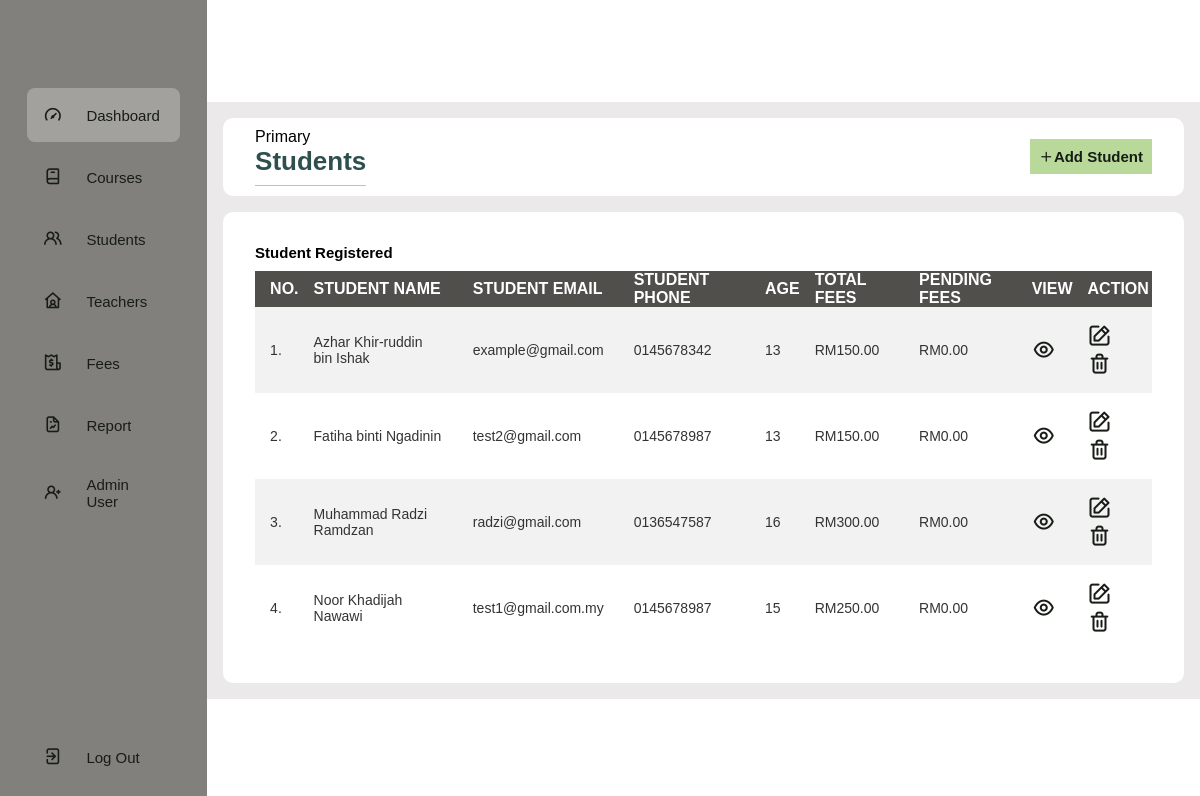
/student_admin.php, run on the app's committed database.
### tables this page shows
CREATE TABLE `student` (
  `id` int(10) UNSIGNED NOT NULL,
  `stud_name` varchar(100) NOT NULL,
  `ic` varchar(100) NOT NULL,
  `email` varchar(100) NOT NULL,
  `age` int(11) NOT NULL,
  `phone_num` varchar(100) NOT NULL,
  `course_fee` decimal(10,2) NOT NULL,
  `pending_fee` decimal(10,2) NOT NULL
);

### student_admin.php (the view, shortened to what this page needs)
<?php include('config/constant.php') ?>
<!DOCTYPE html>
<html lang="en">
<head>
    <link rel="stylesheet" href="./css/admin.css">
    <link rel="stylesheet" href="./css/added.css">
    <link rel="stylesheet" href="https://unicons.iconscout.com/release/v4.0.8/css/line.css">
</head>
<body>
    <div class="sidebar">
        <div class="logo"></div>
            <ul class="menu">
                <li class="active">
                    <a href="admin.php">
                        <i class="uil uil-tachometer-fast"></i>
                        <span>Dashboard</span>
                    </a>
                </li>
                <li>
                    <a href="courses_admin.php">
                        <i class="uil uil-book-alt"></i>
                        <span>Courses</span>
                    </a>
                </li>
                <li>
                    <a href="student_admin.php">
                        <i class="uil uil-users-alt"></i>
                        <span>Students</span>
                    </a>
                </li>
                <li>
                    <a href="teacher_admin.php">
                        <i class="uil uil-house-user"></i>
                        <span>Teachers</span>
                    </a>
                </li>
                <li>
                    <a href="fee_admin.php">
                        <i class="uil uil-bill"></i>
                        <span>Fees</span>
                    </a>
                </li>
                <li>
                    <a href="report.php">
                        <i class="uil uil-file-graph"></i>
                        <span>Report</span>
                    </a>
                </li>
                <li>
                    <a href="admin_user.php">
                        <i class="uil uil-user-plus"></i>
                        <span>Admin User</span>
                    </a>
                </li>
                <li class="logout">
                    <a href="logout.php">
                        <i class="uil uil-signout"></i>
                        <span>Log Out</span>
                    </a>
                </li>
            </ul>
    </div>
    <div class="main--content">
        <div class="header--wrapper">
            <div class="header--title">
                <span>Primary</span>
                <h2>Students</h2>
            </div>
                <a href="add_student.php" class="btn-primary"><i class="uil uil-plus"></i>Add Student</a>
                </div>
                <div class="tabular--wrapper">
                    <h1 class="main--title">Student Registered </h1>
                    <div class="table-container">
                        <table>
                            <thead>
                                <tr>
                                    <th>NO.</th>
                                    <th>STUDENT NAME</th>
                                    <th>STUDENT EMAIL</th>
                                    <th>STUDENT PHONE</th>
                                    <th>AGE</th>
                                    <th>TOTAL FEES</th>
                                    <th>PENDING FEES</th>
                                    <th>VIEW</th>
                                    <th>ACTION</th>
                                </tr>
                                <tbody>
                                <?php
                                    $sql = "SELECT * FROM student";
                                    $res = mysqli_query($conn, $sql);
                                    if($res==TRUE)
                                    {
                                        $count = mysqli_num_rows($res);
                                        $sn = 1;
                                        if($count>0)
                                        {
                                            while($rows= mysqli_fetch_assoc($res))
                                            {
                                                $id=$rows['id'];
                                                $stud_name=$rows['stud_name'];
                                                $email=$rows['email'];
                                                $age=$rows['age'];
                                                $phone_num=$rows['phone_num'];
                                                $course_fee=$rows['course_fee'];
                                                $pending_fee=$rows['pending_fee'];
                                                ?>
                                                    <tr>
                                                        <td><?php echo $sn++; ?>.</td>
                                                        <td><?php echo $stud_name; ?></td>
                                                        <td><?php echo $email; ?></td>
                                                        <td><?php echo $phone_num; ?></td>
                                                        <td><?php echo $age; ?></td>
                                                        <td>RM<?php echo $course_fee; ?></td>
                                                        <td>RM<?php echo $pending_fee; ?></td>
                                                        <td>
                                                            <a href="<?php echo SITEURL; ?>view_student.php?id=<?php echo $id; ?>"><i class="uil uil-eye"></i></a>
                                                        </td>
                                                        <td>
                                                            <a href="<?php echo SITEURL; ?>update_student.php?id=<?php echo $id; ?>"><i class="uil uil-edit"></i> </a>
                                                            <a href="<?php echo SITEURL; ?>delete_student.php?id=<?php echo $id; ?>"><i class="uil uil-trash-alt"></i> </a>
                                                        </td>
                                                    </tr>
                                                <?php
                                            }
                                        }
                                        else{
                                        }
                                    }
                                ?>
                                </tbody>
                            </thead>
                        </table>
                    </div>
                </div>
        </div>
</body>

### css/admin.css (style rules this page uses)
* { margin: 0; padding: 0; border: none; outline: none; box-sizing: border-box; font-family: "Poppins", monospace; }
body { display: flex; }
.sidebar { position: sticky; top: 0; left: 0; bottom: 0; width: 110px; height: 100vh; padding: 0 1.7rem; color: #fff; overflow: hidden; transition: all 0.5s linear; background: #82807c; }
.logo { height: 80px; padding: 16px; }
.menu { height: 88%; position: relative; list-style: none; padding: 0; }
.menu li { padding: 1rem; margin: 8px 0; border-radius: 8px; transition: all 0.5s ease-in-out; }
.menu li:hover, .active { background: #e0e0e058; }
.menu a { color: #fff; font-size: 14px; text-decoration: none; display: flex; align-items: center; gap: 1.5rem; }
.menu a span { overflow: hidden; font-size: 15px; font-weight: 15px; }
.menu a i { font-size: 1.2rem; }
.logout { position: absolute; bottom: 0; left: 0; width: 100%; }
.main--content { position: relative; background: #ebe9e9; width: 100%; padding: 1rem; }
.header--wrapper { display: flex; justify-content: space-between; align-items: center; flex-wrap: wrap; background: #fff; border-radius: 10px; padding: 10px 2rem; margin-bottom: 1rem; }
.header--title { color: black; }
.main--title { color: black; padding-bottom: 10px; font-size: 15px; }
.tabular--wrapper { background: #fff; margin-top: 1rem; border-radius: 10px; padding: 2rem; }
.table-container { width: 100%; }
table { width: 100%; border-collapse: collapse; }
thead { background: #514f4c; color: #fff; }
th { padding-inline-start: 15px; text-align: left; }
tbody { background: #f2f2f2; }
tbody a i { font-size: 1.5rem; text-decoration: none; }
td { padding: 15px; font-size: 14px; color: #333; }
td a i { text-decoration: none; }
a { text-decoration: none; }
a:hover, a:focus, a:active, a:visited, a:link { text-decoration: none; color:#181c16; font-size: 15px; }
tr:nth-child(even) { background: #fff; }
.btn-primary { background-color:#b9d99a ; padding: 1%; color: white; text-decoration: none; font-weight: bold; }

### css/added.css (style rules this page uses)
* { margin: 0; padding: 0; box-sizing: border-box; font-family: sans-serif; }
body { display: flex; align-items: center; justify-content: center; height: 100vh; }
h2 { font-size: 26px; font-weight: 600; text-align: left; color: #2f4f4f; padding-bottom: 8px; border-bottom: 1px solid silver; }

### data on the page
student: stud_name "Azhar Khir-ruddin bin Ishak", email "example@gmail.com", phone_num "0145678342", age "13", course_fee "150.00", pending_fee "0.00"
student: stud_name "Fatiha binti Ngadinin", email "test2@gmail.com", phone_num "0145678987", age "13", course_fee "150.00", pending_fee "0.00"
student: stud_name "Muhammad Radzi Ramdzan", email "radzi@gmail.com", phone_num "0136547587", age "16", course_fee "300.00", pending_fee "0.00"
student: stud_name "Noor Khadijah Nawawi", email "test1@gmail.com.my", phone_num "0145678987", age "15", course_fee "250.00", pending_fee "0.00"
